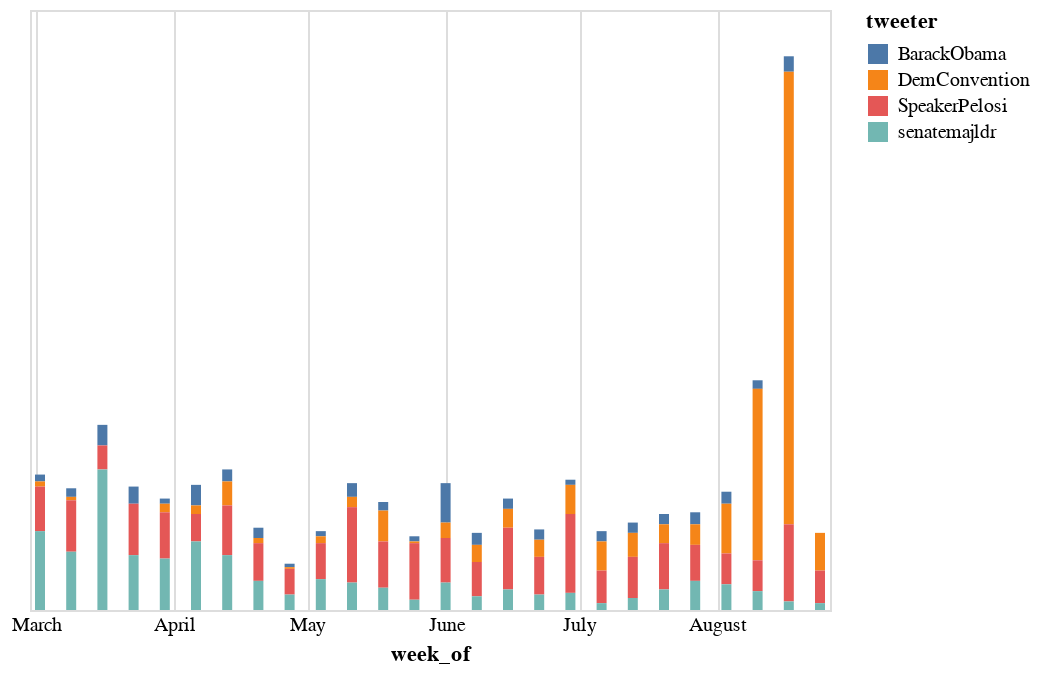

Notebook cell for this chart:
### Code cell
import altair as alt
from vega_datasets import data

selection = alt.selection_multi(fields=['tweeter'], bind='legend')
alt.Chart(g).mark_bar().encode(
    alt.X('week_of:T',axis=alt.Axis(format='%B', domain=False, tickSize=0)),
    alt.Y('tweets:Q', axis=None),
    alt.Color('tweeter:N'),
    opacity = alt.condition(selection, alt.value(1), alt.value(0.2))
).add_selection(
    selection
)

### Figure 1 — Vega-Lite specification as saved in the notebook (floating-point values rounded to 4 significant figures)
{"config": {"view": {"continuousWidth": 400, "continuousHeight": 300}}, "data": {"name": "data-bbe00ecc32ee7171e3bb644f85e860f5"}, "mark": "bar", "encoding": {"color": {"type": "nominal", "field": "tweeter"}, "opacity": {"condition": {"value": 1, "selection": "selector008"}, "value": 0.2}, "x": {"type": "temporal", "axis": {"domain": false, "format": "%B", "tickSize": 0}, "field": "week_of"}, "y": {"type": "quantitative", "axis": null, "field": "tweets"}}, "selection": {"selector008": {"type": "multi", "fields": ["tweeter"], "bind": "legend"}}, "$schema": "https://vega.github.io/schema/vega-lite/v4.8.1.json", "datasets": {"data-bbe00ecc32ee7171e3bb644f85e860f5": [{"tweeter": "BarackObama", "week_of": "2020-03-02T00:00:00", "covid_related": 1.0, "tweets": 4, "pct_covid": 0.25}, {"tweeter": "BarackObama", "week_of": "2020-03-09T00:00:00", "covid_related": 0.0, "tweets": 5, "pct_covid": 0.0}, {"tweeter": "BarackObama", "week_of": "2020-03-16T00:00:00", "covid_related": 0.0, "tweets": 12, "pct_covid": 0.0}, {"tweeter": "BarackObama", "week_of": "2020-03-23T00:00:00", "covid_related": 0.0, "tweets": 10, "pct_covid": 0.0}, {"tweeter": "BarackObama", "week_of": "2020-03-30T00:00:00", "covid_related": 1.0, "tweets": 3, "pct_covid": 0.3333}, {"tweeter": "BarackObama", "week_of": "2020-04-06T00:00:00", "covid_related": 2.0, "tweets": 12, "pct_covid": 0.1667}, {"tweeter": "BarackObama", "week_of": "2020-04-13T00:00:00", "covid_related": 0.0, "tweets": 7, "pct_covid": 0.0}, {"tweeter": "BarackObama", "week_of": "2020-04-20T00:00:00", "covid_related": 3.0, "tweets": 6, "pct_covid": 0.5}, {"tweeter": "BarackObama", "week_of": "2020-04-27T00:00:00", "covid_related": 1.0, "tweets": 2, "pct_covid": 0.5}, {"tweeter": "BarackObama", "week_of": "2020-05-04T00:00:00", "covid_related": 0.0, "tweets": 3, "pct_covid": 0.0}, {"tweeter": "BarackObama", "week_of": "2020-05-11T00:00:00", "covid_related": 1.0, "tweets": 8, "pct_covid": 0.125}, {"tweeter": "BarackObama", "week_of": "2020-05-18T00:00:00", "covid_related": 0.0, "tweets": 5, "pct_covid": 0.0}, {"tweeter": "BarackObama", "week_of": "2020-05-25T00:00:00", "covid_related": 0.0, "tweets": 3, "pct_covid": 0.0}, {"tweeter": "BarackObama", "week_of": "2020-06-01T00:00:00", "covid_related": 0.0, "tweets": 23, "pct_covid": 0.0}, {"tweeter": "BarackObama", "week_of": "2020-06-08T00:00:00", "covid_related": 1.0, "tweets": 7, "pct_covid": 0.1429}, {"tweeter": "BarackObama", "week_of": "2020-06-15T00:00:00", "covid_related": 0.0, "tweets": 6, "pct_covid": 0.0}, {"tweeter": "BarackObama", "week_of": "2020-06-22T00:00:00", "covid_related": 0.0, "tweets": 6, "pct_covid": 0.0}, {"tweeter": "BarackObama", "week_of": "2020-06-29T00:00:00", "covid_related": 1.0, "tweets": 3, "pct_covid": 0.3333}, {"tweeter": "BarackObama", "week_of": "2020-07-06T00:00:00", "covid_related": 0.0, "tweets": 6, "pct_covid": 0.0}, {"tweeter": "BarackObama", "week_of": "2020-07-13T00:00:00", "covid_related": 2.0, "tweets": 6, "pct_covid": 0.3333}, {"tweeter": "BarackObama", "week_of": "2020-07-20T00:00:00", "covid_related": 1.0, "tweets": 6, "pct_covid": 0.1667}, {"tweeter": "BarackObama", "week_of": "2020-07-27T00:00:00", "covid_related": 2.0, "tweets": 7, "pct_covid": 0.2857}, {"tweeter": "BarackObama", "week_of": "2020-08-03T00:00:00", "covid_related": 0.0, "tweets": 7, "pct_covid": 0.0}, {"tweeter": "BarackObama", "week_of": "2020-08-10T00:00:00", "covid_related": 0.0, "tweets": 5, "pct_covid": 0.0}, {"tweeter": "BarackObama", "week_of": "2020-08-17T00:00:00", "covid_related": 0.0, "tweets": 9, "pct_covid": 0.0}, {"tweeter": "DemConvention", "week_of": "2020-03-02T00:00:00", "covid_related": 0.0, "tweets": 3, "pct_covid": 0.0}, {"tweeter": "DemConvention", "week_of": "2020-03-09T00:00:00", "covid_related": 0.0, "tweets": 2, "pct_covid": 0.0}, {"tweeter": "DemConvention", "week_of": "2020-03-30T00:00:00", "covid_related": 0.0, "tweets": 5, "pct_covid": 0.0}, {"tweeter": "DemConvention", "week_of": "2020-04-06T00:00:00", "covid_related": 0.0, "tweets": 5, "pct_covid": 0.0}, {"tweeter": "DemConvention", "week_of": "2020-04-13T00:00:00", "covid_related": 0.0, "tweets": 14, "pct_covid": 0.0}, {"tweeter": "DemConvention", "week_of": "2020-04-20T00:00:00", "covid_related": 0.0, "tweets": 3, "pct_covid": 0.0}, {"tweeter": "DemConvention", "week_of": "2020-04-27T00:00:00", "covid_related": 0.0, "tweets": 1, "pct_covid": 0.0}, {"tweeter": "DemConvention", "week_of": "2020-05-04T00:00:00", "covid_related": 0.0, "tweets": 4, "pct_covid": 0.0}, {"tweeter": "DemConvention", "week_of": "2020-05-11T00:00:00", "covid_related": 0.0, "tweets": 6, "pct_covid": 0.0}, {"tweeter": "DemConvention", "week_of": "2020-05-18T00:00:00", "covid_related": 0.0, "tweets": 18, "pct_covid": 0.0}, {"tweeter": "DemConvention", "week_of": "2020-05-25T00:00:00", "covid_related": 0.0, "tweets": 1, "pct_covid": 0.0}, {"tweeter": "DemConvention", "week_of": "2020-06-01T00:00:00", "covid_related": 0.0, "tweets": 9, "pct_covid": 0.0}, {"tweeter": "DemConvention", "week_of": "2020-06-08T00:00:00", "covid_related": 0.0, "tweets": 10, "pct_covid": 0.0}, {"tweeter": "DemConvention", "week_of": "2020-06-15T00:00:00", "covid_related": 0.0, "tweets": 11, "pct_covid": 0.0}, {"tweeter": "DemConvention", "week_of": "2020-06-22T00:00:00", "covid_related": 0.0, "tweets": 10, "pct_covid": 0.0}, {"tweeter": "DemConvention", "week_of": "2020-06-29T00:00:00", "covid_related": 0.0, "tweets": 17, "pct_covid": 0.0}, {"tweeter": "DemConvention", "week_of": "2020-07-06T00:00:00", "covid_related": 0.0, "tweets": 17, "pct_covid": 0.0}, {"tweeter": "DemConvention", "week_of": "2020-07-13T00:00:00", "covid_related": 0.0, "tweets": 14, "pct_covid": 0.0}, {"tweeter": "DemConvention", "week_of": "2020-07-20T00:00:00", "covid_related": 0.0, "tweets": 11, "pct_covid": 0.0}, {"tweeter": "DemConvention", "week_of": "2020-07-27T00:00:00", "covid_related": 0.0, "tweets": 12, "pct_covid": 0.0}, {"tweeter": "DemConvention", "week_of": "2020-08-03T00:00:00", "covid_related": 0.0, "tweets": 29, "pct_covid": 0.0}, {"tweeter": "DemConvention", "week_of": "2020-08-10T00:00:00", "covid_related": 0.0, "tweets": 100, "pct_covid": 0.0}, {"tweeter": "DemConvention", "week_of": "2020-08-17T00:00:00", "covid_related": 3.0, "tweets": 264, "pct_covid": 0.01136}, {"tweeter": "DemConvention", "week_of": "2020-08-24T00:00:00", "covid_related": 1.0, "tweets": 22, "pct_covid": 0.04545}, {"tweeter": "SpeakerPelosi", "week_of": "2020-03-02T00:00:00", "covid_related": 7.0, "tweets": 26, "pct_covid": 0.2692}, {"tweeter": "SpeakerPelosi", "week_of": "2020-03-09T00:00:00", "covid_related": 11.0, "tweets": 30, "pct_covid": 0.3667}, {"tweeter": "SpeakerPelosi", "week_of": "2020-03-16T00:00:00", "covid_related": 3.0, "tweets": 14, "pct_covid": 0.2143}, {"tweeter": "SpeakerPelosi", "week_of": "2020-03-23T00:00:00", "covid_related": 3.0, "tweets": 30, "pct_covid": 0.1}, {"tweeter": "SpeakerPelosi", "week_of": "2020-03-30T00:00:00", "covid_related": 2.0, "tweets": 27, "pct_covid": 0.07407}, {"tweeter": "SpeakerPelosi", "week_of": "2020-04-06T00:00:00", "covid_related": 3.0, "tweets": 16, "pct_covid": 0.1875}, {"tweeter": "SpeakerPelosi", "week_of": "2020-04-13T00:00:00", "covid_related": 4.0, "tweets": 29, "pct_covid": 0.1379}, {"tweeter": "SpeakerPelosi", "week_of": "2020-04-20T00:00:00", "covid_related": 3.0, "tweets": 22, "pct_covid": 0.1364}, {"tweeter": "SpeakerPelosi", "week_of": "2020-04-27T00:00:00", "covid_related": 2.0, "tweets": 15, "pct_covid": 0.1333}, {"tweeter": "SpeakerPelosi", "week_of": "2020-05-04T00:00:00", "covid_related": 1.0, "tweets": 21, "pct_covid": 0.04762}, {"tweeter": "SpeakerPelosi", "week_of": "2020-05-11T00:00:00", "covid_related": 11.0, "tweets": 44, "pct_covid": 0.25}, {"tweeter": "SpeakerPelosi", "week_of": "2020-05-18T00:00:00", "covid_related": 1.0, "tweets": 27, "pct_covid": 0.03704}, {"tweeter": "SpeakerPelosi", "week_of": "2020-05-25T00:00:00", "covid_related": 6.0, "tweets": 33, "pct_covid": 0.1818}, {"tweeter": "SpeakerPelosi", "week_of": "2020-06-01T00:00:00", "covid_related": 1.0, "tweets": 26, "pct_covid": 0.03846}, {"tweeter": "SpeakerPelosi", "week_of": "2020-06-08T00:00:00", "covid_related": 0.0, "tweets": 20, "pct_covid": 0.0}, {"tweeter": "SpeakerPelosi", "week_of": "2020-06-15T00:00:00", "covid_related": 4.0, "tweets": 36, "pct_covid": 0.1111}, {"tweeter": "SpeakerPelosi", "week_of": "2020-06-22T00:00:00", "covid_related": 1.0, "tweets": 22, "pct_covid": 0.04545}, {"tweeter": "SpeakerPelosi", "week_of": "2020-06-29T00:00:00", "covid_related": 3.0, "tweets": 46, "pct_covid": 0.06522}, {"tweeter": "SpeakerPelosi", "week_of": "2020-07-06T00:00:00", "covid_related": 2.0, "tweets": 19, "pct_covid": 0.1053}, {"tweeter": "SpeakerPelosi", "week_of": "2020-07-13T00:00:00", "covid_related": 5.0, "tweets": 24, "pct_covid": 0.2083}, {"tweeter": "SpeakerPelosi", "week_of": "2020-07-20T00:00:00", "covid_related": 4.0, "tweets": 27, "pct_covid": 0.1481}, {"tweeter": "SpeakerPelosi", "week_of": "2020-07-27T00:00:00", "covid_related": 4.0, "tweets": 21, "pct_covid": 0.1905}, {"tweeter": "SpeakerPelosi", "week_of": "2020-08-03T00:00:00", "covid_related": 1.0, "tweets": 18, "pct_covid": 0.05556}, {"tweeter": "SpeakerPelosi", "week_of": "2020-08-10T00:00:00", "covid_related": 4.0, "tweets": 18, "pct_covid": 0.2222}, {"tweeter": "SpeakerPelosi", "week_of": "2020-08-17T00:00:00", "covid_related": 1.0, "tweets": 45, "pct_covid": 0.02222}, {"tweeter": "SpeakerPelosi", "week_of": "2020-08-24T00:00:00", "covid_related": 0.0, "tweets": 19, "pct_covid": 0.0}, {"tweeter": "senatemajldr", "week_of": "2020-03-02T00:00:00", "covid_related": 10.0, "tweets": 46, "pct_covid": 0.2174}, {"tweeter": "senatemajldr", "week_of": "2020-03-09T00:00:00", "covid_related": 12.0, "tweets": 34, "pct_covid": 0.3529}, {"tweeter": "senatemajldr", "week_of": "2020-03-16T00:00:00", "covid_related": 20.0, "tweets": 82, "pct_covid": 0.2439}, {"tweeter": "senatemajldr", "week_of": "2020-03-23T00:00:00", "covid_related": 0.0, "tweets": 32, "pct_covid": 0.0}, {"tweeter": "senatemajldr", "week_of": "2020-03-30T00:00:00", "covid_related": 6.0, "tweets": 30, "pct_covid": 0.2}, {"tweeter": "senatemajldr", "week_of": "2020-04-06T00:00:00", "covid_related": 4.0, "tweets": 40, "pct_covid": 0.1}, {"tweeter": "senatemajldr", "week_of": "2020-04-13T00:00:00", "covid_related": 6.0, "tweets": 32, "pct_covid": 0.1875}, {"tweeter": "senatemajldr", "week_of": "2020-04-20T00:00:00", "covid_related": 1.0, "tweets": 17, "pct_covid": 0.05882}, {"tweeter": "senatemajldr", "week_of": "2020-04-27T00:00:00", "covid_related": 1.0, "tweets": 9, "pct_covid": 0.1111}, {"tweeter": "senatemajldr", "week_of": "2020-05-04T00:00:00", "covid_related": 4.0, "tweets": 18, "pct_covid": 0.2222}, {"tweeter": "senatemajldr", "week_of": "2020-05-11T00:00:00", "covid_related": 5.0, "tweets": 16, "pct_covid": 0.3125}, {"tweeter": "senatemajldr", "week_of": "2020-05-18T00:00:00", "covid_related": 1.0, "tweets": 13, "pct_covid": 0.07692}, {"tweeter": "senatemajldr", "week_of": "2020-05-25T00:00:00", "covid_related": 0.0, "tweets": 6, "pct_covid": 0.0}, {"tweeter": "senatemajldr", "week_of": "2020-06-01T00:00:00", "covid_related": 0.0, "tweets": 16, "pct_covid": 0.0}, {"tweeter": "senatemajldr", "week_of": "2020-06-08T00:00:00", "covid_related": 2.0, "tweets": 8, "pct_covid": 0.25}, {"tweeter": "senatemajldr", "week_of": "2020-06-15T00:00:00", "covid_related": 1.0, "tweets": 12, "pct_covid": 0.08333}, {"tweeter": "senatemajldr", "week_of": "2020-06-22T00:00:00", "covid_related": 0.0, "tweets": 9, "pct_covid": 0.0}, {"tweeter": "senatemajldr", "week_of": "2020-06-29T00:00:00", "covid_related": 3.0, "tweets": 10, "pct_covid": 0.3}, {"tweeter": "senatemajldr", "week_of": "2020-07-06T00:00:00", "covid_related": 2.0, "tweets": 4, "pct_covid": 0.5}, {"tweeter": "senatemajldr", "week_of": "2020-07-13T00:00:00", "covid_related": 1.0, "tweets": 7, "pct_covid": 0.1429}, {"tweeter": "senatemajldr", "week_of": "2020-07-20T00:00:00", "covid_related": 4.0, "tweets": 12, "pct_covid": 0.3333}, {"tweeter": "senatemajldr", "week_of": "2020-07-27T00:00:00", "covid_related": 4.0, "tweets": 17, "pct_covid": 0.2353}, {"tweeter": "senatemajldr", "week_of": "2020-08-03T00:00:00", "covid_related": 1.0, "tweets": 15, "pct_covid": 0.06667}, {"tweeter": "senatemajldr", "week_of": "2020-08-10T00:00:00", "covid_related": 2.0, "tweets": 11, "pct_covid": 0.1818}, {"tweeter": "senatemajldr", "week_of": "2020-08-17T00:00:00", "covid_related": 0.0, "tweets": 5, "pct_covid": 0.0}, {"tweeter": "senatemajldr", "week_of": "2020-08-24T00:00:00", "covid_related": 2.0, "tweets": 4, "pct_covid": 0.5}]}}
